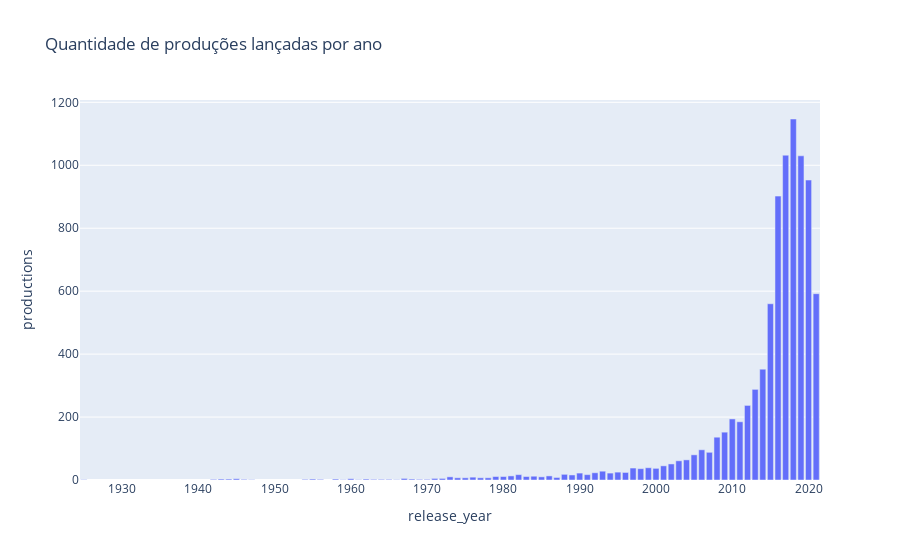

The code cell stored with this chart in its notebook:
### Markdown cell above
Graficamente tem-se:

### Code cell
barplot_prod_ano = px.bar(df_prod_year, x= 'release_year', y= 'productions', title = "Quantidade de produções lançadas por ano")
barplot_prod_ano.show()

### Figure 1 — Plotly figure (JSON) as saved in the notebook; plotly's stock layout.template omitted (floating-point values rounded to 4 significant figures)
{"data": [{"hovertemplate": "release_year=%{x}<br>productions=%{y}<extra></extra>", "legendgroup": "", "marker": {"color": "#636efa", "pattern": {"shape": ""}}, "name": "", "orientation": "v", "showlegend": false, "textposition": "auto", "type": "bar", "x": [2018, 2017, 2019, 2020, 2016, 2021, 2015, 2014, 2013, 2012, 2010, 2011, 2009, 2008, 2006, 2007, 2005, 2004, 2003, 2002, 2001, 1999, 1997, 2000, 1998, 1993, 1995, 1996, 1992, 1990, 1994, 1988, 1982, 1991, 1989, 1981, 1986, 1984, 1980, 1983, 1979, 1985, 1973, 1976, 1987, 1978, 1977, 1975, 1974, 1967, 1972, 1971, 1945, 1960, 1968, 1944, 1958, 1955, 1962, 1943, 1946, 1954, 1956, 1964, 1963, 1942, 1965, 1969, 1970, 1959, 1961, 1947, 1966, 1925], "xaxis": "x", "y": [1147, 1032, 1030, 953, 902, 592, 560, 352, 288, 237, 194, 185, 152, 136, 96, 88, 80, 64, 61, 51, 45, 39, 38, 37, 36, 28, 25, 24, 23, 22, 22, 18, 17, 17, 16, 13, 13, 12, 11, 11, 11, 10, 10, 9, 8, 7, 7, 7, 7, 5, 5, 5, 4, 4, 3, 3, 3, 3, 3, 3, 2, 2, 2, 2, 2, 2, 2, 2, 2, 1, 1, 1, 1, 1], "yaxis": "y"}], "layout": {"barmode": "relative", "legend": {"tracegroupgap": 0}, "title": {"text": "Quantidade de produções lançadas por ano"}, "xaxis": {"anchor": "y", "domain": [0, 1], "title": {"text": "release_year"}}, "yaxis": {"anchor": "x", "domain": [0, 1], "title": {"text": "productions"}}}}
